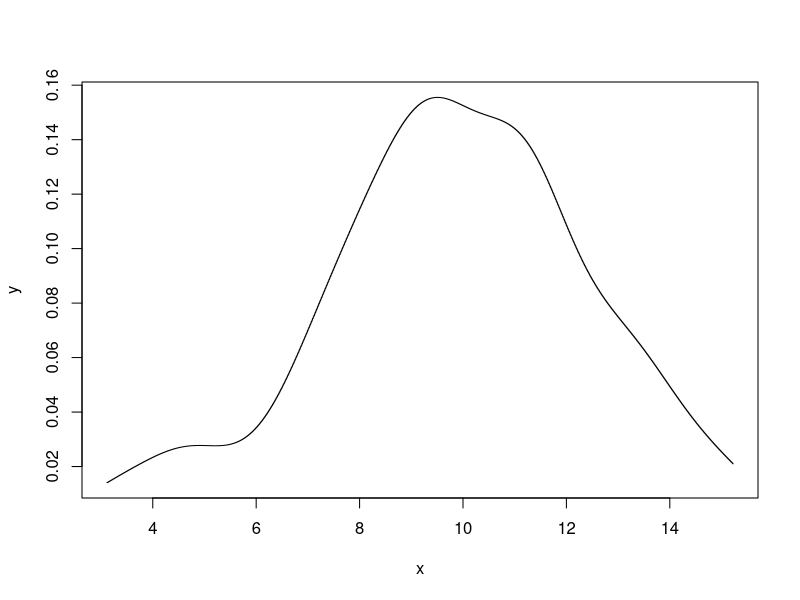
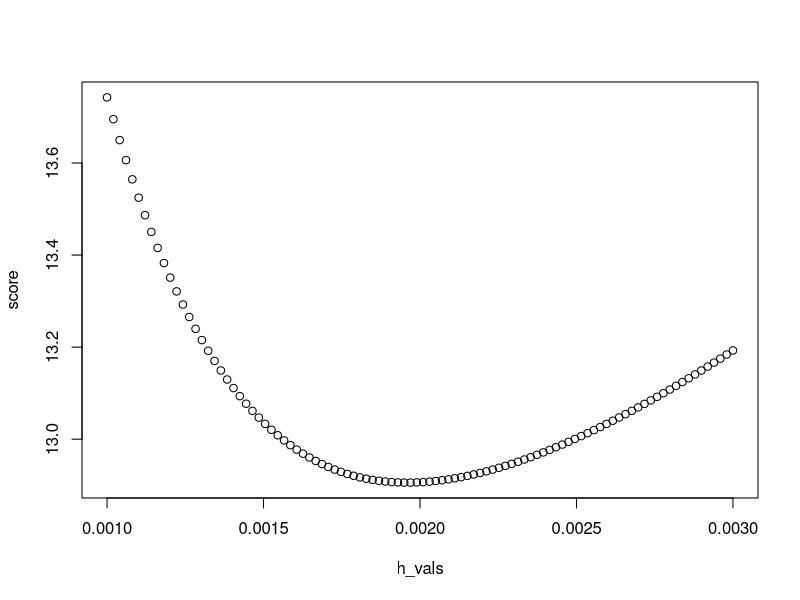
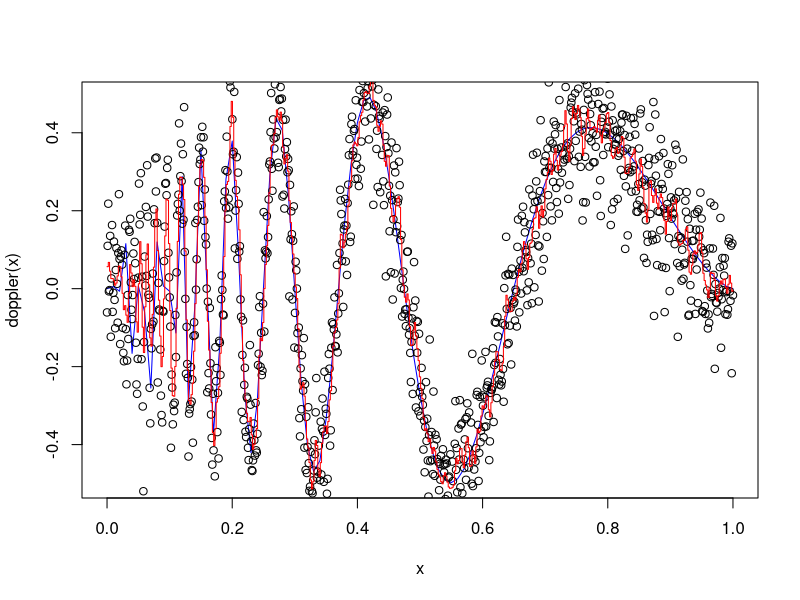

Generate these figures, in order, with R:
## Implementation of Kernel Density Estimation and Kernel Regression
## with bandwidth choosing using leave-one-out cross validation

# density estimate at x for a gaussian kernel and tuning h
KDE_x <- function(x,data,h){
  return(sum(dnorm((x-data)/h))/(length(data)*h))
}
# finding optimal bandwidth h using Silverman's rule
Silverman <- function(data){
  return(.9 *length(data)^(-1/5)
         * min(sqrt(var(data)), IQR(data)/1.34))
}

data = rnorm(100)
# plot our estimates for some data
KDE_plot <- function(data){
  i=1
  x = seq(from=min(data),to=max(data), length.out = 1000)
  y = numeric(1000)
  h = Silverman(data)
  while(i<=1000){
    y[i] = KDE_x(x[i],data,h)
    i=i+1
  }
  plot(x,y, type ='s')

}
# test data
data <- rnorm(100,10,3)
KDE_plot(data)
# Kernel Regression of Y on X with tuning h
# Gaussian kernel
ker_reg <- function(x_data,y_data,h,x_input){
  return(sum(dnorm((x_input-x_data)/h)*y_data)
         /sum(dnorm((x_input-x_data)/h)))
}
# compute predicted y's on a range of x values
# for plotting purposes
ker_reg_x_range<- function(x_data,y_data,h, x_min,x_max,n){
  i=1
  x <- seq(x_min,x_max,length.out = n)
  pred_y <- numeric(n)
  while(i<=n){
    pred_y[i] = ker_reg(x_data,y_data,h,x[i])
    i=i+1
  }
  return(data.frame(x,pred_y))
}

# leave one out cross validation on the data for n
# values of h in the range h_min to h_max
LOOCV <- function(x_data,y_data,n, h_min, h_max){
  len = length(x_data)
  h_vals <- seq(h_min,h_max,length.out = n)
  score <- numeric(n)
  i=1
  while(i<=n){
    tot=0
    j= 1
    while(j<=len){
      tot = tot + (y_data[j] - ker_reg(x_data[-j],y_data[-j]
                                       ,h_vals[i],x_data[j]))^2
      # regress on the data without point (x_j,y_j)
      # plug x_j into that model, then check square difference
      # with y_j for the one-left-out model
      # sum for a total score
      j=j+1
      
    }
    score[i] = tot
    i=i+1
  }
  h_scores <- data.frame(h_vals,score)
  return(h_scores)
}

# generate some random data to test on
# using the nonlinear doppler function with some normal noise
doppler <- function(x){
  return(sqrt(x*(1-x))*sin((2.1*3.14)/(x+.05)))
}
x <- seq(0,1,length.out =1000)
y <- doppler(x) + rnorm(1000,0,.1)

## get the best h value from cross validation
loocv_result <- LOOCV(x,y,100,.001,.003)
plot(loocv_result)
loocv_result$h_vals[which.min(loocv_result$score)]
# use that to inform the model
model_predicted_values <-ker_reg_x_range(x,y
                                         ,loocv_result$h_vals[which.min(loocv_result$score)]
                                         ,0,1,500)
# plot true underlying function, generated data, and fitted curve
curve(doppler,from=0,to=1,col='blue')
points(x,y)
lines(model_predicted_values,col = 'red', type ='s')
